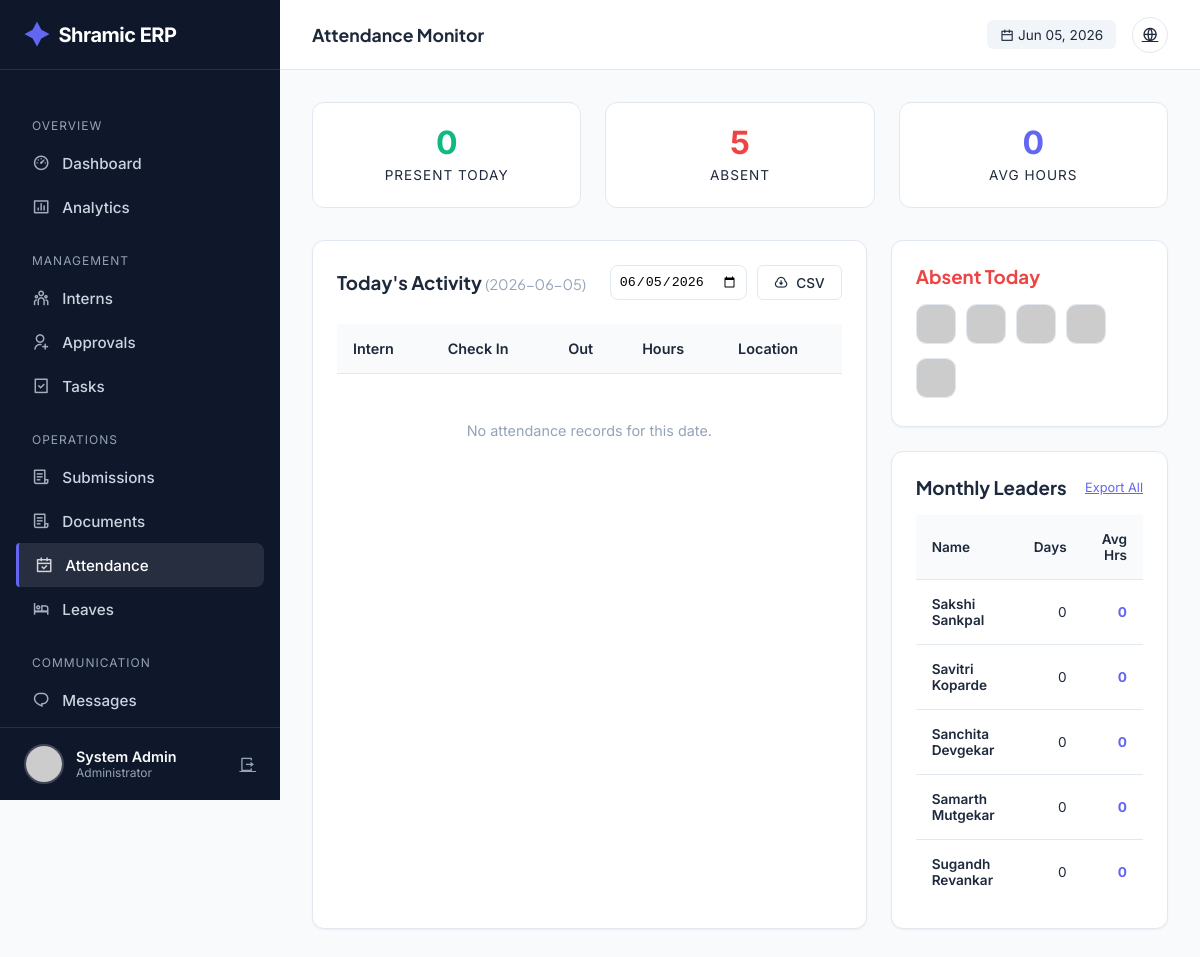
Page /admin/attendance (signed in) on the earlier database version.
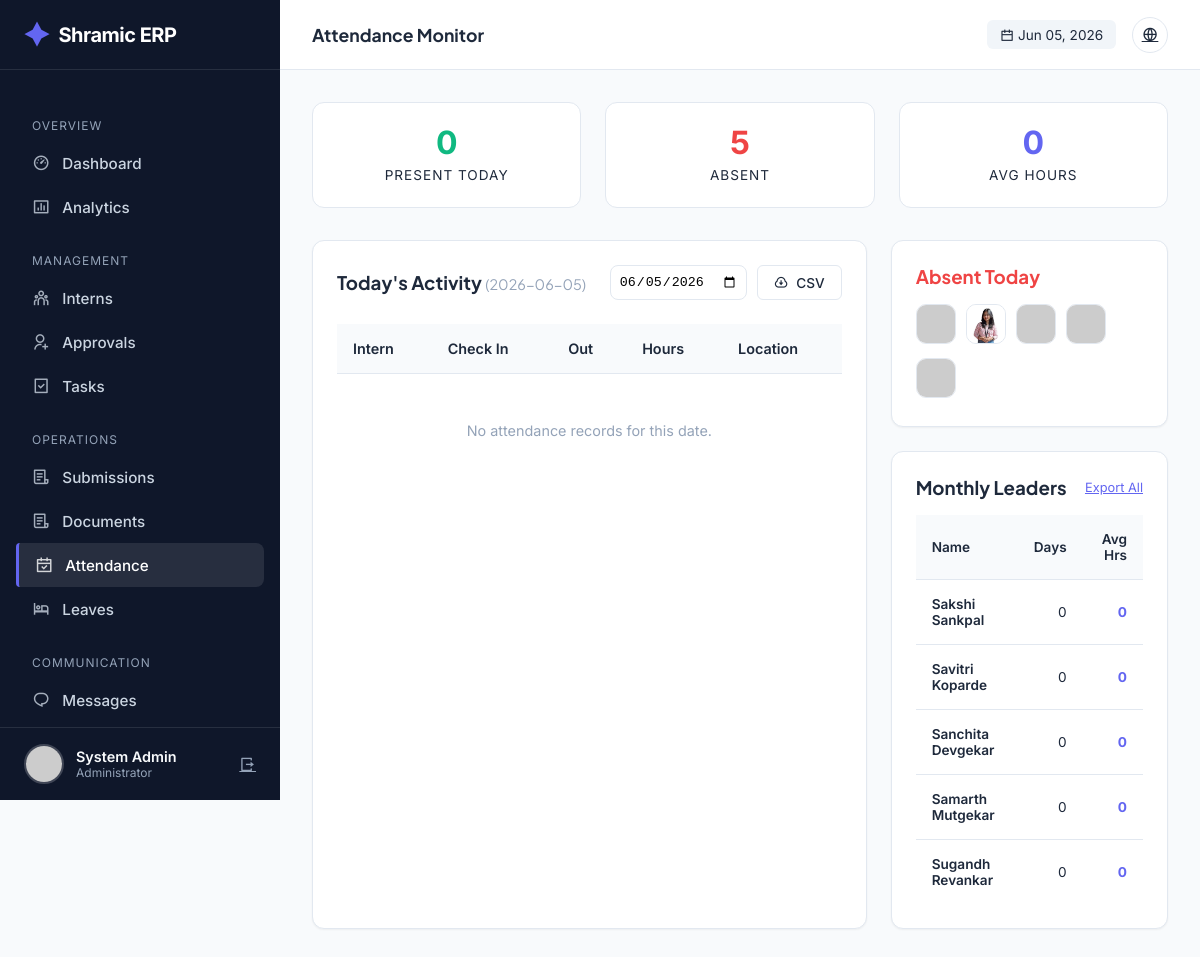
Same page on the later database version.
### tables this page shows
CREATE TABLE users (
            id INTEGER PRIMARY KEY AUTOINCREMENT,
            intern_id TEXT UNIQUE,
            usn TEXT UNIQUE NOT NULL,
            full_name TEXT NOT NULL,
            phone TEXT NOT NULL,
            email TEXT UNIQUE NOT NULL,
            password_hash TEXT NOT NULL,
            role TEXT NOT NULL,
            photo_url TEXT,
            status TEXT DEFAULT 'PENDING',
            is_admin BOOLEAN DEFAULT 0,
            department TEXT,
            join_date DATE,
            emergency_contact TEXT,
            address TEXT,
            last_login TIMESTAMP,
            login_count INTEGER DEFAULT 0,
            created_at TIMESTAMP DEFAULT CURRENT_TIMESTAMP,
            updated_at TIMESTAMP DEFAULT CURRENT_TIMESTAMP
        );

### app.py (the view)
@app.route('/admin/attendance')
@login_required
@admin_required
def admin_attendance():
    conn = get_db_connection()
    cur = conn.cursor()
    date_filter = request.args.get('date', format_datetime(get_current_date(), '%Y-%m-%d'))
    cur.execute("""
        SELECT u.id, u.intern_id, u.full_name, u.role, u.photo_url, u.department,
               a.check_in_time, a.check_out_time, a.work_hours, a.location
        FROM attendance a
        JOIN users u ON a.user_id = u.id
        WHERE a.date = ?
        ORDER BY a.check_in_time DESC
    """, (date_filter,))
    today_attendance = cur.fetchall()
    cur.execute("""
        SELECT u.intern_id, u.full_name, u.role, u.department,
               COUNT(a.id) as days_present,
               SUM(a.work_hours) as total_hours,
               AVG(a.work_hours) as avg_hours
        FROM users u
        LEFT JOIN attendance a ON u.id = a.user_id
            AND strftime('%Y-%m', a.date) = strftime('%Y-%m', 'now')
        WHERE u.is_admin = 0 AND u.status = 'APPROVED'
        GROUP BY u.id, u.intern_id, u.full_name, u.role, u.department
        ORDER BY days_present DESC
    """)
    monthly_summary = cur.fetchall()
    cur.execute("""
        SELECT u.id, u.intern_id, u.full_name, u.role, u.department, u.photo_url
        FROM users u
        WHERE u.is_admin = 0 AND u.status = 'APPROVED'
        AND u.id NOT IN (
            SELECT user_id FROM attendance WHERE date = ?
        )
    """, (date_filter,))
    absent_today = cur.fetchall()
    conn.close()
    return render_template('admin/attendance.html',
        today_attendance=today_attendance,
        monthly_summary=monthly_summary,
        absent_today=absent_today,
        date_filter=date_filter
    )

### app.py (called while the page is built)
@app.before_request
def make_session_permanent():
    session.permanent = True
    app.permanent_session_lifetime = timedelta(days=365)

def get_db_connection():
    conn = sqlite3.connect(DATABASE, timeout=30)
    conn.execute("PRAGMA busy_timeout = 30000")
    conn.row_factory = sqlite3.Row
    return conn

def get_current_datetime():
    return datetime.now(TIMEZONE)

def get_current_date():
    return get_current_datetime().date()

def format_datetime(dt, format_str='%Y-%m-%d %H:%M:%S'):
    if dt is None: return None
    if isinstance(dt, str): return dt
    return dt.strftime(format_str)

@login_manager.user_loader
def load_user(user_id):
    conn = get_db_connection()
    cur = conn.cursor()
    cur.execute("SELECT * FROM users WHERE id = ?", (user_id,))
    user_data = cur.fetchone()
    conn.close()
    return User(dict(user_data)) if user_data else None

@app.before_request
def before_request():
        pass

### templates/admin/attendance.html (shortened to what the changed rows need)
{% extends "admin/base.html" %} {% block page_title %}Attendance Monitor{%
endblock %} {% block content %}
    {% set total_hrs = namespace(value=0) %} {% for r in today_attendance %}{%
    if r.work_hours %}{% set total_hrs.value = total_hrs.value + r.work_hours
    %}{% endif %}{% endfor %}
<div style="display: grid; grid-template-columns: 2fr 1fr; gap: 1.5rem">
  <div class="card">
    <div class="table-container">
      <table>
        <thead>
          <tr>
            <th>Intern</th>
            <th>Check In</th>
            <th>Out</th>
            <th>Hours</th>
            <th>Location</th>
          </tr>
        </thead>
      </table>
    </div>
  </div>
  <div style="display: flex; flex-direction: column; gap: 1.5rem">
    <div class="card">
      {% if absent_today %}
      <div class="absent-grid">
        {% for user in absent_today %}
        <div class="absent-item" data-name="{{ user.full_name }}">
          <a href="{{ url_for('admin_intern_detail', intern_id=user['id']) }}">
            <img
              src="{{ url_for('static', filename='uploads/profiles/' + user.photo_url) if user.photo_url else 'https://ui-avatars.com/api/?name=' + user.full_name }}"
              alt="{{ user.full_name }}"
            />
          </a>
        </div>
        {% endfor %}
      </div>
      {% else %}
      <div style="text-align: center; padding: 2rem; color: var(--success)">
        <i class="ri-check-double-line" style="font-size: 2rem"></i>
        <p style="margin-top: 0.5rem; font-size: 0.9rem">100% Attendance!</p>
      </div>
      {% endif %}
    </div>
    <div class="card">
      <div class="table-container">
        <table style="font-size: 0.85rem">
          <thead>
            <tr>
              <th>Name</th>
              <th style="text-align: right">Days</th>
              <th style="text-align: right">Avg Hrs</th>
            </tr>
          </thead>
          <tbody>
            {% for summary in monthly_summary[:5] %}
            <tr>
              <td style="font-weight: 600">{{ summary.full_name }}</td>
              <td style="text-align: right">{{ summary.days_present }}</td>
              <td
                style="
                  text-align: right;
                  color: var(--primary);
                  font-weight: 700;
                "
              >
                {{ (summary.avg_hours or 0)|round(1) }}
              </td>
            </tr>
            {% endfor %}
          </tbody>
        </table>
      </div>
    </div>
  </div>
</div>
{% endblock %}

Differences in the rows shown:
changed users "Savitri Koparde": photo_url: picture added in place of a placeholder
